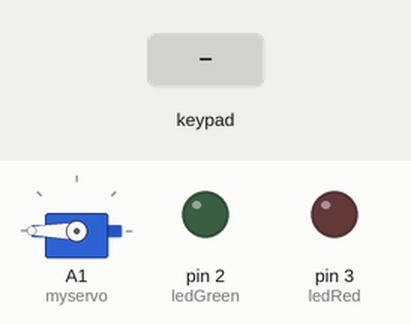
Simulated run of this sketch. Board: Arduino Uno, built with avr-gcc and run on an emulated ATmega328P. Parts: servo, output pins drawn as LEDs (lit = HIGH). Inputs (shaded band) come from the test bench. What the sketch prints to the serial monitor is not drawn.

Above: at 1.7 s.
1.8 s: keypad keys 2 4 6 8 1 pressed 0.4 s apart
At 4.7 s:
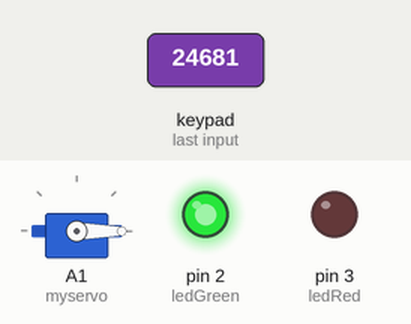
5.4 s: key '#' pressed
At 5.55 s:
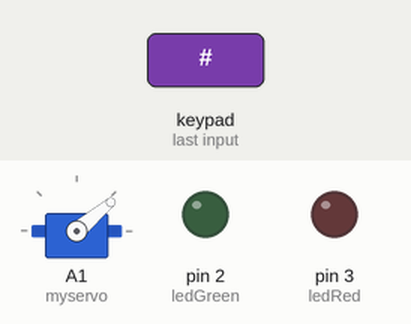
6.9 s: keypad keys 4 5 6 7 # pressed 0.4 s apart
At 10.4 s:
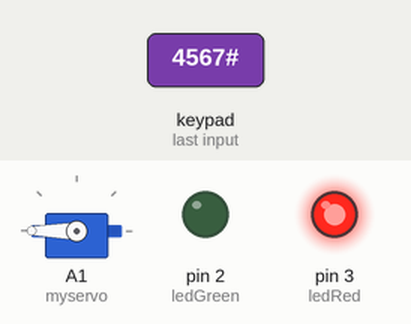
11.9 s: key 'A' pressed
13.4 s: key 'B' pressed
14.9 s: keypad keys 2 4 6 8 1 * pressed 0.4 s apart
At 17.0 s:
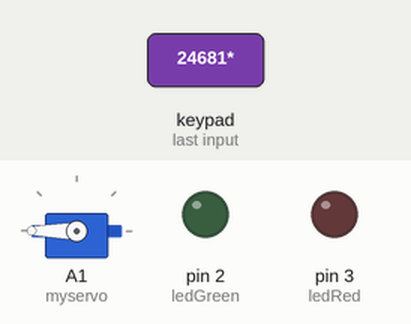
Timing chart, 0 to 18.5 s (numbered marks = the images above; inputs shaded):
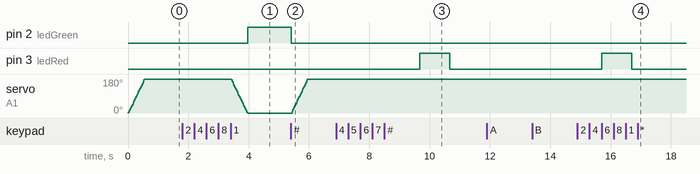

The sketch:

Door_lock_project.ino
```cpp
#include <Keypad.h>
#include <Servo.h>
#define Password_size 6 // Give enough room for six chars + NULL char
#define ledRed    3
#define ledGreen  2
Servo myservo;

int pos = 0;    // variable to store the servo position
char Insert[Password_size]; // 6 is the number of chars it can hold + the null char = 7
char Unlocked[Password_size] = "24681";
byte data_count = 0, master_count = 0;
bool Pass_is_good;
char customKey;
const byte ROWS = 4; //four rows
const byte COLS = 4; //four columns
//define the cymbols on the buttons of the keypads
char hexaKeys[ROWS][COLS] = {
  {'1','2','3','A'},
  {'4','5','6','B'},
  {'7','8','9','C'},
  {'*','0','#','D'}
};
byte rowPins[ROWS] = {4,5,6,7}; //connect to the row pinouts of the keypad
byte colPins[COLS] = {8,9,10,11}; //connect to the column pinouts of the keypad
bool door = true;
//initialize an instance of class NewKeypad
Keypad customKeypad = Keypad( makeKeymap(hexaKeys), rowPins, colPins, ROWS, COLS);
void setup()
{
  Serial.begin(9600);
  pinMode(ledRed,OUTPUT);
  pinMode(ledGreen, OUTPUT);
  myservo.attach(A1);
  ServoClose();

}
void loop()
{
  if (door == 0)
  {
    customKey = customKeypad.getKey();

    if (customKey == '#')

    {
      digitalWrite(ledGreen, LOW);
      Serial.println("Door is Close");
      ServoClose();
      delay(3000);
      door = 1;
    }
  }

  else
   Open();
}

void clearData()
{
  while (data_count != 0)
  {
    Insert[data_count--] = 0;
  }
  return;
}

void ServoOpen()
{
  for (pos = 180; pos >= 0; pos -= 5) {
    myservo.write(pos);
    delay(15);
  }
}

void ServoClose()
{
  for (pos = 0; pos <= 180; pos += 5) {
    myservo.write(pos);
    delay(15);
  }
  Serial.println("Enter Password");
}

void Open()
{
  customKey = customKeypad.getKey();
  if (customKey)
  {
    Insert[data_count] = customKey;

    Serial.print(Insert[data_count]);
    data_count++;
  }

  if (data_count == Password_size - 1)
  {
    Serial.println();
    if (!strcmp(Insert, Unlocked))
    {

      ServoOpen();
      Serial.println("Door is Open");
      digitalWrite(ledGreen, HIGH);
      door = 0;
    }
    else
    {

      Serial.println("Wrong Password");
      digitalWrite(ledRed, HIGH);
      delay(1000);
      door = 1;

      digitalWrite(ledRed, LOW);
    }
    clearData();
  }
}
```

Measured:
- after the input at 1.8 s, pin 2 (ledGreen): LOW → HIGH after 2.2 s; servo on A1 (myservo): moves from 180° to 0° over 0.54 s, starting after 1.6 s
- after the input at 5.4 s, pin 2 (ledGreen): HIGH → LOW at once; servo on A1 (myservo): moves from 0° to 180° over 0.51 s, starting at once
- after the input at 6.9 s, pin 3 (ledRed): LOW → HIGH after 2.8 s, → LOW 1.0 s later
- after the input at 11.9 s, every drawn part: stays the same
- after the input at 13.4 s, every drawn part: stays the same
- after the input at 14.9 s, pin 3 (ledRed): LOW → HIGH after 0.80 s, → LOW 1.0 s later
